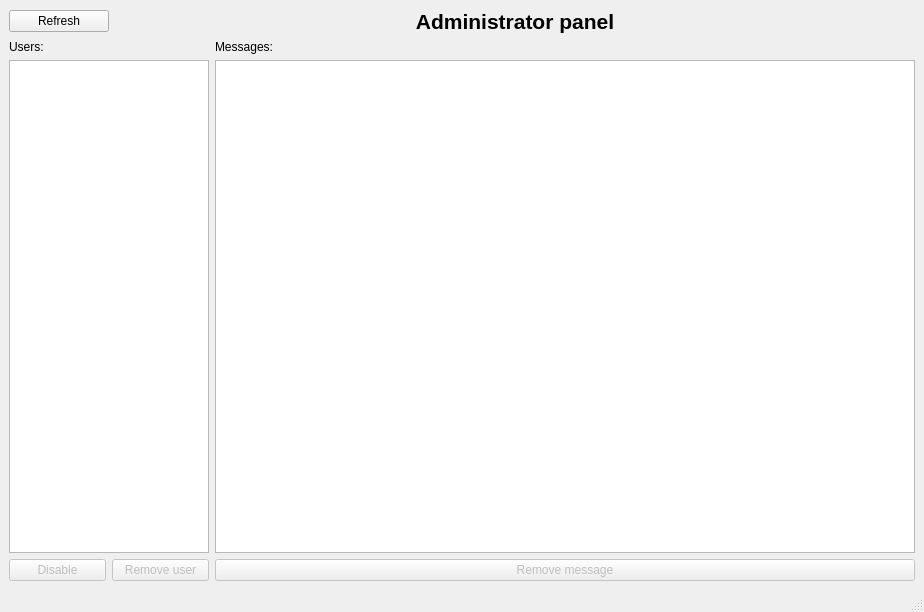
<?xml version="1.0" encoding="UTF-8"?>
<ui version="4.0">
 <class>MainWindow</class>
 <widget class="QMainWindow" name="MainWindow">
  <property name="geometry">
   <rect>
    <x>0</x>
    <y>0</y>
    <width>924</width>
    <height>612</height>
   </rect>
  </property>
  <property name="minimumSize">
   <size>
    <width>800</width>
    <height>600</height>
   </size>
  </property>
  <property name="windowTitle">
   <string>Administrator panel</string>
  </property>
  <widget class="QWidget" name="centralwidget">
   <layout class="QVBoxLayout" name="verticalLayout">
    <item>
     <layout class="QHBoxLayout" name="horizontalLayout_2">
      <item>
       <widget class="QPushButton" name="btnRefresh">
        <property name="maximumSize">
         <size>
          <width>100</width>
          <height>16777215</height>
         </size>
        </property>
        <property name="text">
         <string>Refresh</string>
        </property>
       </widget>
      </item>
      <item>
       <widget class="QLabel" name="label_3">
        <property name="font">
         <font>
          <pointsize>16</pointsize>
          <weight>75</weight>
          <bold>true</bold>
         </font>
        </property>
        <property name="text">
         <string>Administrator panel</string>
        </property>
        <property name="alignment">
         <set>Qt::AlignCenter</set>
        </property>
       </widget>
      </item>
     </layout>
    </item>
    <item>
     <layout class="QGridLayout" name="gridLayout">
      <item row="0" column="0">
       <widget class="QLabel" name="label">
        <property name="text">
         <string>Users:</string>
        </property>
       </widget>
      </item>
      <item row="0" column="1">
       <widget class="QLabel" name="label_2">
        <property name="text">
         <string>Messages:</string>
        </property>
       </widget>
      </item>
      <item row="4" column="1">
       <widget class="QPushButton" name="btnRemoveMessage">
        <property name="enabled">
         <bool>false</bool>
        </property>
        <property name="text">
         <string>Remove message</string>
        </property>
       </widget>
      </item>
      <item row="3" column="1">
       <widget class="QListWidget" name="lstMessages"/>
      </item>
      <item row="4" column="0">
       <layout class="QHBoxLayout" name="horizontalLayout">
        <item>
         <widget class="QPushButton" name="btnDisableUser">
          <property name="enabled">
           <bool>false</bool>
          </property>
          <property name="text">
           <string>Disable</string>
          </property>
         </widget>
        </item>
        <item>
         <widget class="QPushButton" name="btnRemoveUser">
          <property name="enabled">
           <bool>false</bool>
          </property>
          <property name="text">
           <string>Remove user</string>
          </property>
         </widget>
        </item>
       </layout>
      </item>
      <item row="3" column="0">
       <widget class="QListWidget" name="lstUsers">
        <property name="maximumSize">
         <size>
          <width>200</width>
          <height>16777215</height>
         </size>
        </property>
       </widget>
      </item>
     </layout>
    </item>
   </layout>
  </widget>
  <widget class="QStatusBar" name="statusbar"/>
 </widget>
 <resources/>
 <connections/>
</ui>
